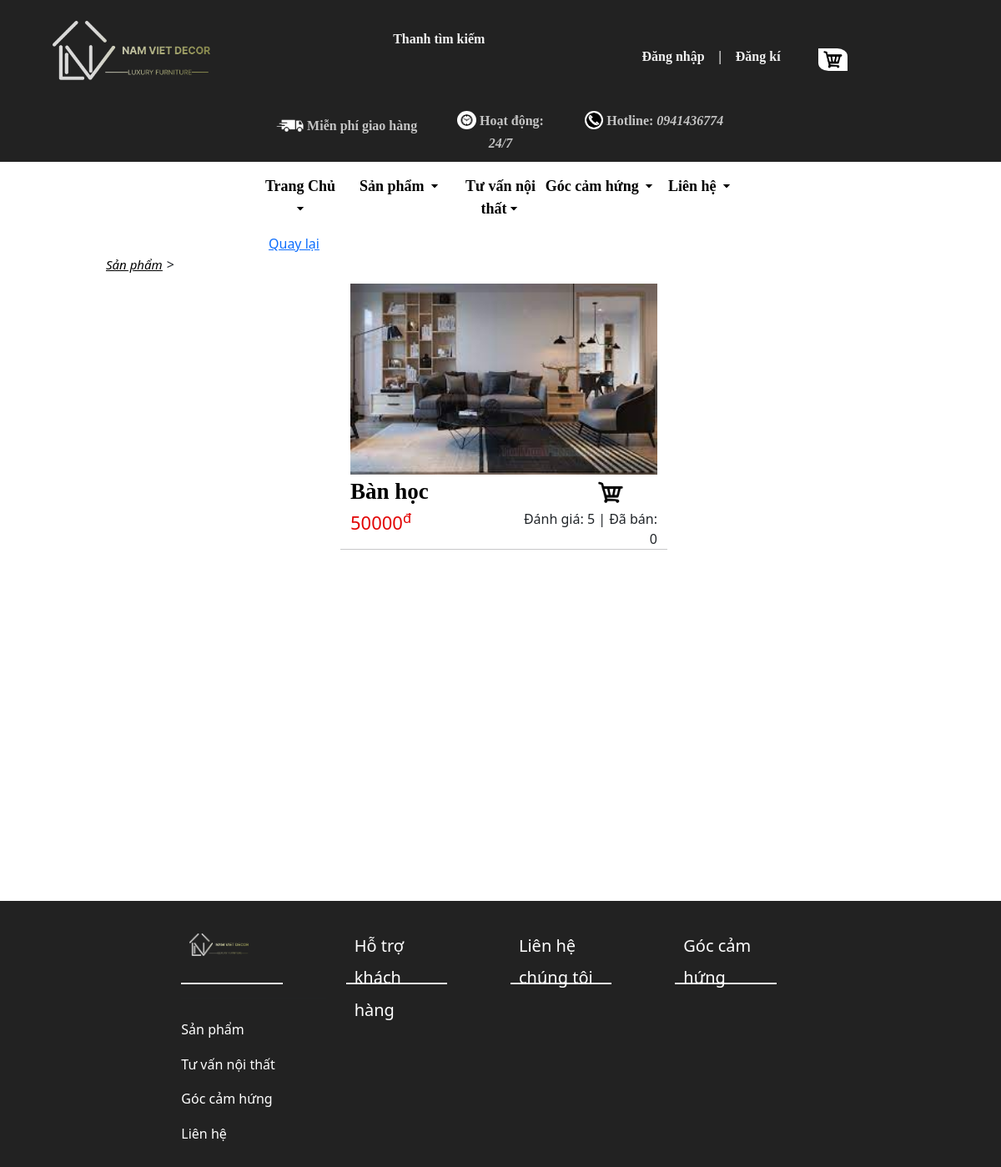
/sanpham/1/, run on the app's committed database.
### sanpham/models.py (models this page shows, shortened)
class SanPham(models.Model):
    TenSP = models.CharField(max_length=30)
    LoaiSP = models.CharField(max_length=30)
    GiaSP = models.IntegerField()
    image = models.ImageField(null=True)
    DanhGia = 5
    LuotMua = 0
    TonKho = models.IntegerField()

### sanpham/views.py (the view)
# urls.py: path('', views.list, name='sanpham'),
def sanpham(request, pk):
    sanpham = get_object_or_404(SanPham, pk=pk)
    form = CommentForm()
    if request.method == 'POST':
        form = CommentForm(request.POST, author=request.user, sanpham=sanpham)
        if form.is_valid():
            form.save()
            return HttpResponseRedirect(request.path)
    return render(request, "chitietsanpham.html", {"sanpham": sanpham, "form": form})

### sanpham/templates/chitietsanpham.html (shortened to what this page needs)
{% extends "pages/base.html" %}
{% load static %}
{% block content %}
<div class="row">
    <div class="col-sm-1"></div>
    <div class="col-sm-2 menu">
        <a href="{% url 'sanpham' %}" class="link-webs"><i><u>Sản phẩm</u></i></a>>
    </div>
    <div class="col-sm-1"><a href="{% url 'sanpham' %}" class="back_">Quay lại</a></div>
    <div class="col-sm-4 pd_ct">
        <img src="{{sanpham.image.url}}" class="col-sm-12"/>
        <div class="row">
            <div class="col-sm-6">
                <div class="ten_spct">{{sanpham.TenSP}}</div>
            </div>
            <div class="col-sm-5 gio_hang_ct">
                <img src="{% static 'images/giohang.png' %}" class="gio_hang_chitiet">
            </div>
            <div class="col-sm-6 gia_ct">{{sanpham.GiaSP}}<sup>đ</sup></div>
            <div class="col-sm-6 al-right">Đánh giá: {{sanpham.DanhGia}} | Đã bán: {{sanpham.LuotMua}}</div>
            <hr>
        </div>
    </div>
</div>
{% endblock %}

### home/static/css/base.css (style rules this page uses)
.link-webs { margin:5px; font-size: 15px; color: black; }
.menu { height: 100vh; min-width: 200px; position: sticky; position: -webkit-sticky; top: 0; z-index: 1000; transition: background-color 1s ease; overflow-y: hidden; padding-top: 25px; background:#ffffff }

### home/static/css/sanpham.css (style rules this page uses)
.pd_ct { padding-top: 60px; }
.ten_spct { font-size: 27px; font-family: verdana; text-decoration: none; font-weight: bold; color: black; }
.al-right { text-align: right; }
.gia_ct { font-size: 22px; color: rgb(226, 0, 0); }

### home/static/css/body.css (style rules this page uses)
html, body { height: 100%; }

### data on the page
SanPham: image (picture), TenSP "Bàn học", GiaSP "50000", DanhGia "5", LuotMua "0"
